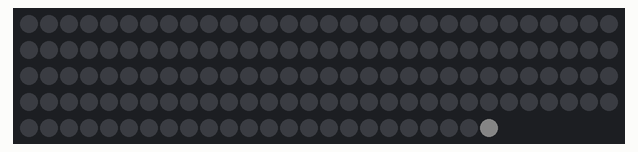
A sketch run on a simulated Arduino Uno, built with avr-gcc and run on an emulated ATmega328P. Parts: 144 RGB LEDs in strip order, left to right, continuing on the next row. Dim RGB values are drawn brighter than linear.

Above: at 6.55 s.
At 8.22 s:
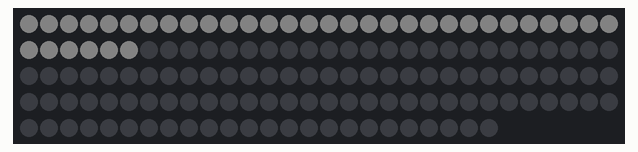
At 9.79 s:
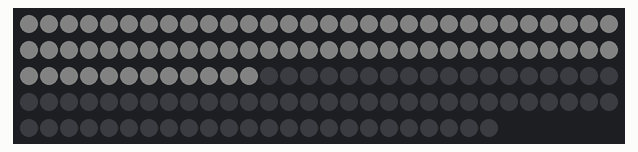
At 11.37 s:
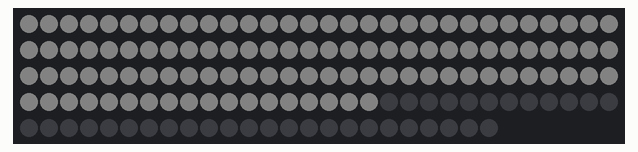
At 13.0 s:
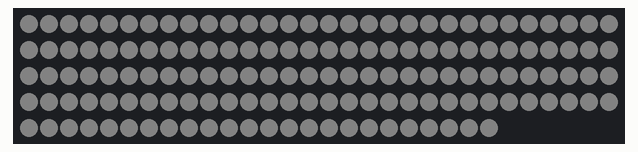

The sketch:

comissioning.ino
```cpp
#include <Adafruit_NeoPixel.h>

constexpr uint8_t LED_PIN = 6;
constexpr uint16_t LED_COUNT = 144;

// Your strip is SK6812 RGBW.
Adafruit_NeoPixel strip(LED_COUNT, LED_PIN, NEO_GRBW + NEO_KHZ800);

constexpr uint8_t BRIGHTNESS = 32;   // Low for bench testing. Raise later if needed.
constexpr uint16_t STEP_MS = 35;

void allOff() {
  strip.clear();
  strip.show();
}

uint32_t testWhite(uint8_t level) {
  // W channel only: R, G, B, W
  return strip.Color(0, 0, 0, level);
}

void movingDot(uint8_t level) {
  for (uint16_t i = 0; i < LED_COUNT; i++) {
    strip.clear();
    strip.setPixelColor(i, testWhite(level));
    strip.show();
    delay(STEP_MS);
  }
}

void progressiveFill(uint8_t level) {
  strip.clear();

  for (uint16_t count = 1; count <= LED_COUNT; count++) {
    for (uint16_t i = 0; i < count; i++) {
      strip.setPixelColor(i, testWhite(level));
    }

    strip.show();
    delay(STEP_MS);
  }

  delay(500);
  allOff();
  delay(300);
}

void setup() {
  strip.begin();
  strip.setBrightness(BRIGHTNESS);
  allOff();
  delay(300);
}

void loop() {
  // Very low draw diagnostic: one LED walks the full chain.
  movingDot(64);

  delay(300);

  // Higher draw diagnostic: fills from pixel 0 toward pixel 143.
  progressiveFill(48);

  delay(500);
}
```

Measured:
- by itself, everything shown: repeats every 14.0 s, in 289 steps
- what the display in image 4 shows lasts 0.5 s, from 13.0 s to 13.5 s
